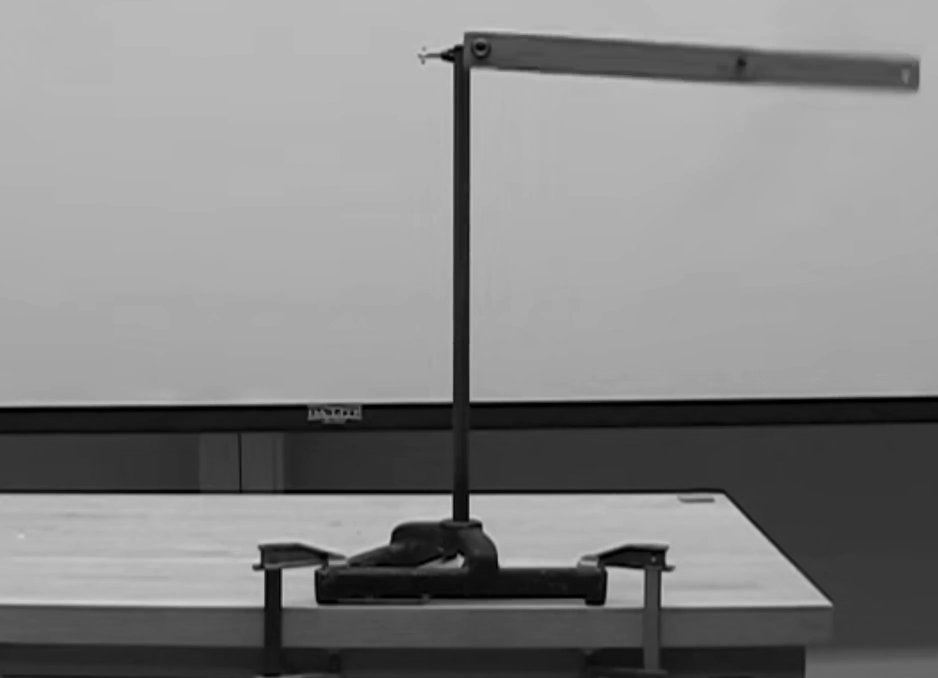
#> input picture frame 36 of pixel_pendulum/pendulum_black_white.mp4, 1876 x 1356 px (shown at 1/2 size)
$ python data.py
#> lines starting #> are read from the running program, lines starting #| are printed output that depends on the picture
import cv2
import numpy as np

def video_to_numpy(video_path, output_path, new_height=128, new_width=160):
    # Open the video file
#> called with video_path = 'pendulum_black_white.mp4', output_path = 'train.npy', new_height = 128, new_width = 160
    cap = cv2.VideoCapture(video_path)
    if not cap.isOpened():
        raise Exception("Error opening video file")

    # Read frames from the video
    frames = []
    while True:
        ret, frame = cap.read()
#> frame is the input picture: shape (1356, 1876, 3); min 0, max 213, mean 132.7
        if not ret:
            break
        # Convert frame to grayscale if it's not already
        if len(frame.shape) == 3:
            frame = cv2.cvtColor(frame, cv2.COLOR_BGR2GRAY)
#> frame: shape (1356, 1876)
        # Resize the frame
        resized_frame = cv2.resize(frame, (new_width, new_height), interpolation=cv2.INTER_AREA)
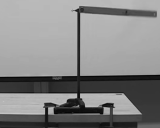
#> resized_frame: shape (128, 160); min 5, max 199, mean 132.7
        frames.append(resized_frame)

    # Convert list of frames to a numpy array
    frames_array = np.array(frames)

    # Save the frames as a numpy file
    np.save(output_path, frames_array)

    # Release the video capture object
    cap.release()

# Example usage
video_path = 'pendulum_black_white.mp4'
output_path = 'train.npy'
video_to_numpy(video_path, output_path)

$ run again, starting later in the video
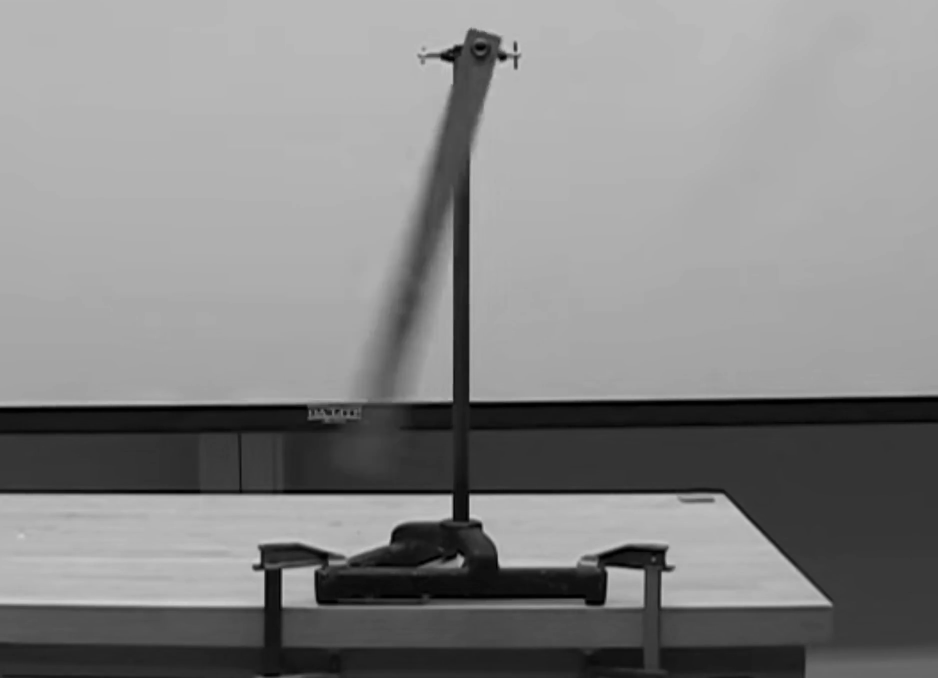
#> input picture frame 165 of pixel_pendulum/pendulum_black_white.mp4, 1876 x 1356 px (shown at 1/2 size)
#> in video_to_numpy, frame is the input picture: shape (1356, 1876, 3); min 0, max 211, mean 133.6
#> frame: shape (1356, 1876)
#> in video_to_numpy, `resized_frame = cv2.resize(frame, (new_width, new_height), interpolati..`:
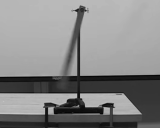
#> resized_frame: shape (128, 160); min 5, max 199, mean 133.6

$ run again, starting later in the video
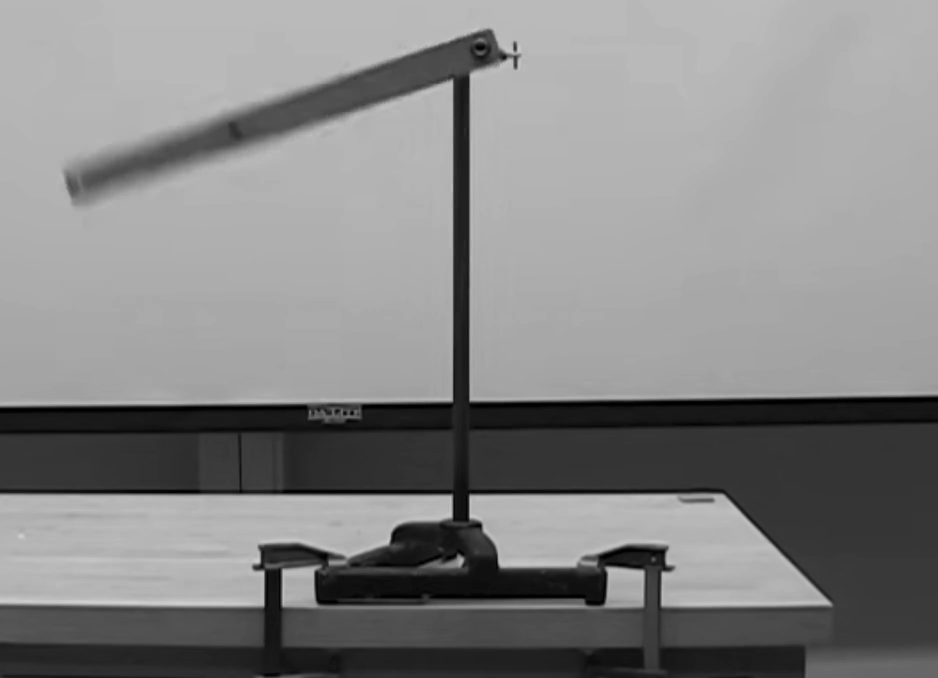
#> input picture frame 293 of pixel_pendulum/pendulum_black_white.mp4, 1876 x 1356 px (shown at 1/2 size)
#> in video_to_numpy, frame is the input picture: shape (1356, 1876, 3); min 0, max 211, mean 133
#> frame: shape (1356, 1876)
#> in video_to_numpy, `resized_frame = cv2.resize(frame, (new_width, new_height), interpolati..`:
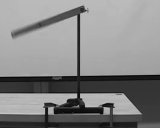
#> resized_frame: shape (128, 160); min 5, max 199, mean 133
